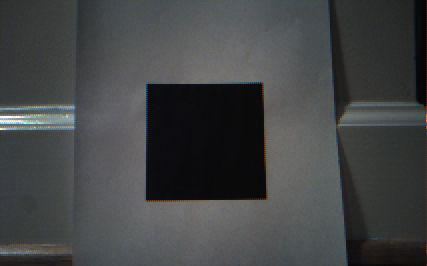
#> input picture Images/endimg.jpg, 427 x 266 px
$ python ImageProcessing.py Images/endimg.jpg Images/startimg.jpg   (Python 2 division)
#> lines starting #> are read from the running program, lines starting #| are printed output that depends on the picture
### Square.py
'''
Simple "Square Detector" program.
Loads several images sequentially and tries to find squares in each image.
'''

import numpy as np
import cv2
import math

def angle_cos(p0, p1, p2):
    d1, d2 = (p0-p1).astype('float'), (p2-p1).astype('float')
    return abs( np.dot(d1, d2) / np.sqrt( np.dot(d1, d1)*np.dot(d2, d2) ) )

def find_squares(img):
    img = cv2.GaussianBlur(img, (5, 5), 0)
    squares = []
    for gray in cv2.split(img):
        for thrs in xrange(0, 255, 26):
            if thrs == 0:
                bin = cv2.Canny(gray, 0, 50, apertureSize=5)
                bin = cv2.dilate(bin, None)
            else:
                retval, bin = cv2.threshold(gray, thrs, 255, cv2.THRESH_BINARY)
            contours, hierarchy = cv2.findContours(bin, cv2.RETR_LIST, cv2.CHAIN_APPROX_SIMPLE)

            for cnt in contours:
                cnt_len = cv2.arcLength(cnt, True)
                cnt = cv2.approxPolyDP(cnt, 0.02*cnt_len, True)
                if len(cnt) == 4 and cv2.contourArea(cnt) > 1000 and cv2.isContourConvex(cnt):
                    cnt = cnt.reshape(-1, 2)
                    max_cos = np.max([angle_cos( cnt[i], cnt[(i+1) % 4], cnt[(i+2) % 4] ) for i in xrange(4)])
                    if max_cos < 0.1:
                        squares.append(cnt)
    return squares

# [11 lines left out: function find_square, not called in this run]

def get_centroid(square):
    # GET LINES
    i = 0
    lines = []
    for i in range(len(square)-1):
        lines.append(((square[i][0], square[i][1]), (square[i+1][0], square[i+1][1])))
    lines.append(((square[0][0], square[0][1]),(square[len(square)-1][0], square[len(square)-1][1])))

    #print lines

    # GET CENTROID LINE
    midpoints = []
    for line in lines:
        midpoints.append(( (line[0][0]+line[1][0])/2, (line[0][1]+line[1][1])/2 ))

    #find comparable x coords in midpoints
    threshold = 8
    centroid = None
    for mid1 in midpoints:
        for mid2 in midpoints:
                if mid1 != mid2 and np.abs(mid1[0] - mid2[0]) < threshold:
                    centroid = (mid1, mid2)
                    break

    return centroid

def get_axis(img):
    squares = find_squares(img)

    smallest = None
    sarea = 10000000
    for square in squares:
        if cv2.contourArea(square) < sarea:
            smallest = square
            sarea = cv2.contourArea(square)

    line = get_centroid(square)
    line = [np.asarray(line)]

    squares = [square]
    cv2.drawContours( img, squares, -1, (0, 255, 0), 1 )
    cv2.drawContours( img, line, -1, (255, 0, 0), 1 )
    cv2.imshow('squares', img)
    ch = 0xFF & cv2.waitKey()

    cv2.destroyAllWindows()
    return line[0]


# [30 lines left out: functions axis_length, get_ratio_LR, not called in this run]

"""
Returns 1 if you should move forward (end axis is larger than start axis), -1 if you should move backwards (end axis is smaller than start axis)
or 0 if you are within the acceptable threshold.
"""
def compare_axes(startimg, endimg, threshold):
    axis_start = get_axis(startimg)
    axis_end = get_axis(endimg)

    axis_start_len = axis_length(axis_start)
    axis_end_len = axis_length(axis_end)

    result = axis_end_len - axis_start_len

    if abs(result) < threshold:
        return 0
    elif result > threshold:
        return 1
    else:
        return -1

### ImageProcessing.py
"""
Used for testing image processing functionality for the ScribblerIBVO Class
@author Naveen Chandran
"""
from PIL import Image
import cv2
import numpy as np
from cv2 import drawContours

class ImageProcessing():

    @staticmethod
    def getBlackBox(img):
        pass

    """
    **METHOD NOT USED** Because most stuff is happening with CV2
    Converts and image to black and white (not grayscale) from a color image.
    @param img: A PIL Image object
    @return    An image object representing the color picture in black and white
    """
    # [5 lines left out: function imgToBlackAndWhite, not called in this run]


    """
    Crops the image the specified percent from the left, right, top, and bottom
    @param img:    The PIL image object
    @param percent:     (double) The percent to crop from all sides from 0 - 0.5
    @param cv2:         True if using cv2 image manipulation, False if using PIL
    """
    # [43 lines left out: functions cropFromSides, main, not called in this run]


if __name__ == "__main__":
    import sys
    import Square
    img_path1 = sys.argv[1]
    img_path2 = sys.argv[2]
    startimg = cv2.imread(img_path1)
#> startimg is the input picture: shape (266, 427, 3); mean B, G, R 69.3, 68.5, 66.7
    endimg = cv2.imread(img_path2)
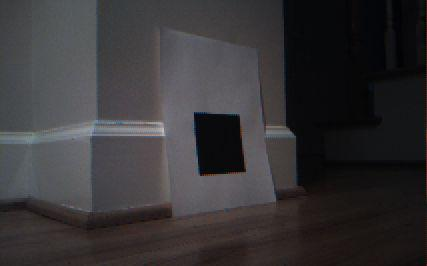
#> input picture Images/startimg.jpg, 427 x 266 px
#> endimg is the input picture: shape (266, 427, 3); mean B, G, R 54.2, 52.4, 54.7

    print Square.compare_axes(startimg, endimg, 1)
#> the loop in find_squares, `for gray in cv2.split(img):` made 3 passes
#> after the loop in find_squares, `for gray in cv2.split(img):`: bin: shape (266, 427); every value is 0
#> after the loop in find_squares, `for gray in cv2.split(img):`: cnt = [[0, 117], [10, 117]]; max_cos = 0.0968; squares = 14 items
#> the loop in get_axis, `for square in squares:` made 14 passes
#> (smallest, sarea) on passes 1, 5, 14: ([[261, 84], [266, 197], [149, 199], [148, 86]], 13001), ([[260, 84], [265, 196], [148, 199], [148, 86]], 12887.5), ([[71, 112], [0, 114], [0, 130], [73, 128]], 1154)
#> square on passes 2, 3, 4, 6, 7, 8: [[0, 0], [0, 265], [426, 246], [413, 0]], [[260, 82], [267, 198], [147, 201], [147, 85]], [[146, 85], [262, 82], [268, 199], [146, 202]], [[260, 83], [266, 196], [148, 200], [147, 85]], [[0, 0], [0, 265], [426, 252], [413, 0]], [[261, 82], [267, 197], [147, 201], [146, 85]]
#> after the loop in get_axis, `for square in squares:`: sarea = 1154
#> the loop in get_centroid, `for i in range(len(square)-1):` made 3 passes
#> after the loop in get_centroid, `for i in range(len(square)-1):`: lines = [((71, 112), (0, 114)), ((0, 114), (0, 130)), ((0, 130), (73, 128))]
#> the loop in get_centroid, `for line in lines:` made 4 passes
#> line on passes 1 to 4: ((71, 112), (0, 114)), ((0, 114), (0, 130)), ((0, 130), (73, 128)), ((71, 112), (73, 128))
#> after the loop in get_centroid, `for line in lines:`: midpoints = [(35, 113), (0, 122), (36, 129), (72, 120)]
#> the loop in get_centroid, `for mid1 in midpoints:` made 4 passes
#> in get_axis, `line = get_centroid(square)`: line = ((36, 129), (35, 113))
#> in get_axis, `line = [np.asarray(line)]`: line = [[[36, 129], [35, 113]]]
#> in get_axis, `squares = [square]`: squares = [[[71, 112], [0, 114], [0, 130], [73, 128]]]
#> in get_axis, `cv2.drawContours( img, line, -1, (255, 0, 0), 1 )`: img: shape (266, 427, 3); mean B, G, R 69.1, 68.7, 66.5
#> (key Esc is pressed here)
#> in compare_axes, `axis_start = get_axis(startimg)`: axis_start = [[36, 129], [35, 113]]
#> the loop in find_squares (call 2), `for gray in cv2.split(img):` made 3 passes
#> in get_axis (call 2), `squares = find_squares(img)`: squares = [[[0, 0], [0, 265], [299, 265], [282, 0]]]
#> the loop in get_axis (call 2), `for square in squares:` made 1 pass
#> (smallest, sarea) on pass 1: ([[0, 0], [0, 265], [299, 265], [282, 0]], 76982.5)
#> after the loop in get_axis (call 2), `for square in squares:`: sarea = 76982.5
#> the loop in get_centroid (call 2), `for i in range(len(square)-1):` made 3 passes
#> the loop in get_centroid (call 2), `for line in lines:` made 4 passes
#> line on passes 1 to 4: ((0, 0), (0, 265)), ((0, 265), (299, 265)), ((299, 265), (282, 0)), ((0, 0), (282, 0))
#> the loop in get_centroid (call 2), `for mid1 in midpoints:` made 4 passes
#> mid1 on passes 1 to 4: (0, 132), (149, 265), (290, 132), (141, 0)
#> in get_axis (call 2), `cv2.drawContours( img, squares, -1, (0, 255, 0), 1 )`:
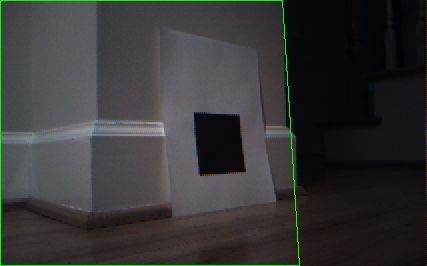
#> img: shape (266, 427, 3); mean B, G, R 53.7, 54.4, 54.2
#> (the run stopped early here; a loop or call above may not have finished)
